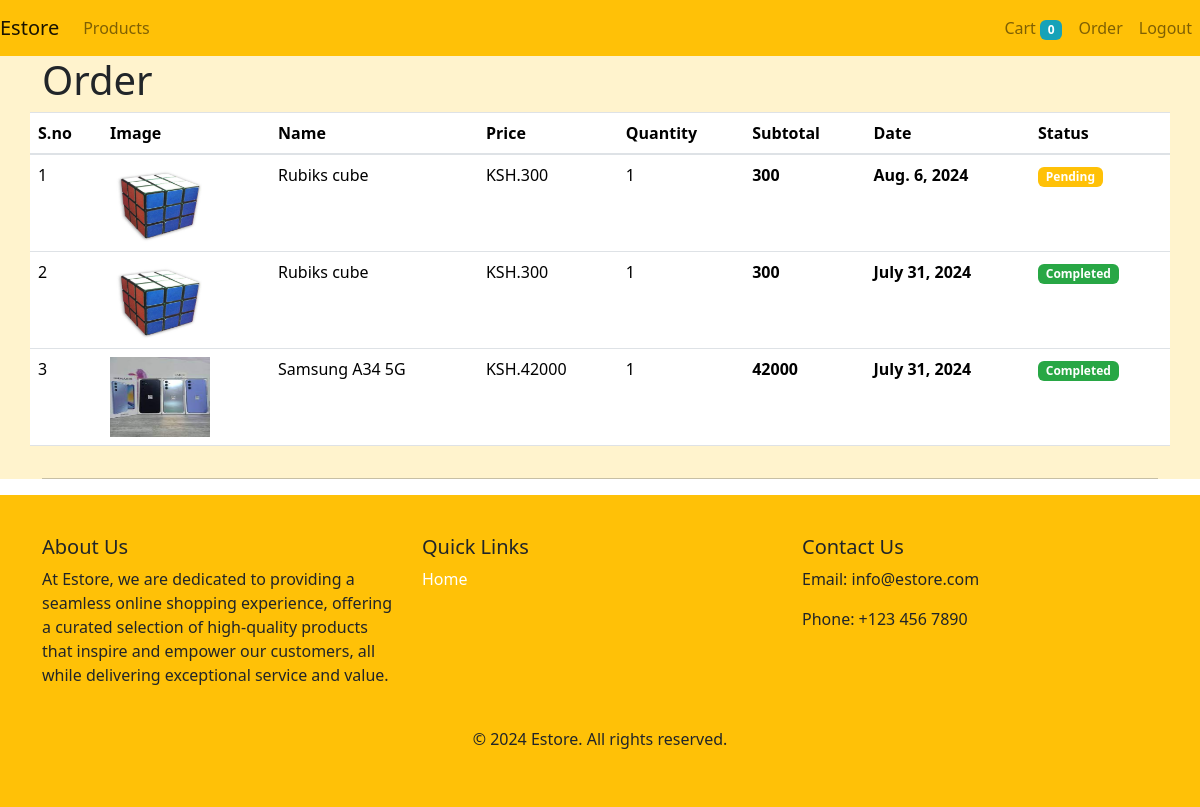
The page /order (signed in) on the database its author committed.
### store/models/order.py (models this page shows)
class Order(models.Model):
	product = models.ForeignKey(Product,on_delete=models.CASCADE)
	customer = models.ForeignKey(Customer,on_delete=models.CASCADE)
	quantity = models.IntegerField(default=1)
	price = models.IntegerField()
	date = models.DateField(default=datetime.datetime.today)
	address = models.CharField(max_length=255,blank=True)
	phone = models.CharField(max_length=15,blank=True)
	completed = models.BooleanField(default=False)
	def __str__(self):
		return self.customer.email

### store/models/product.py (models this page shows, shortened)
class Product(models.Model):
	name = models.CharField(max_length=220)
	price = models.DecimalField(max_digits=10, decimal_places=2)
	category = models.ForeignKey(Category,on_delete=models.CASCADE,default=1)
	description = models.TextField()
	image = models.ImageField(upload_to='upload/products')
	date = models.DateTimeField(auto_now_add=True)
	def __str__(self):
		return self.name

### store/middlewares/auth.py (the view)
	def middleware(request):
		returnUlr = request.META['PATH_INFO']
		if not request.session.get('customer'):
			return redirect(f'login?return_url={returnUlr}')
		return get_response(request)

### store/templatetags/cart.py (called while the page is built)
@register.filter(name="multipy")
def multipy(num,num2):
	return num*num2

### store/views/order.py (called while the page is built)
	def get(self,request):
		customer_id = request.session.get('customer')
		orders = Order.objects.filter(customer=customer_id).order_by("-date").order_by("-id")
		print(orders)
		return render(request,'order.html',{"orders":orders})

### store/templates/order.html (shortened to what this page needs)
{% extends 'base.html' %}
{% load cart %}
{% block content %}
<div class="container">
    <div class="row">
        <h1 class="font-weight-light">Order</h1>
        <table class="table table-hover">
            <thead>
                <tr>
                    <th>S.no</th>
                    <th>Image</th>
                    <th>Name</th>
                    <th>Price</th>
                    <th>Quantity</th>
                    <th>Subtotal</th>
                    <th>Date</th>
                    <th>Status</th>
                </tr>
            </thead>
            <tbody>
            	{% for order in orders %}
                <tr>
                    <td>{{ forloop.counter }}</td>
                    <td><img height="80px" width="100px" src="{{ order.product.image.url }}" alt=""></td>
                    <td>{{ order.product }}</td>
                    <td>KSH.{{ order.price }}</td>
                    <td>{{ order.quantity }}</td>
                    <th>{{ order.quantity|multipy:order.price}}</th>
                    <th>{{ order.date }}</th>
                    {% if order.completed %}
                    <th><span class="badge badge-success">Completed</span></th>
                    {% else %}
                    <th><span class="badge badge-warning">Pending</span></th>
                    {% endif %}
                </tr>
                {% endfor %}
            </tbody>
        </table>
    </div>
    <hr>
</div>
{% endblock %}

### rows shown on the page
Order: product.image (picture), product "Rubiks cube", price "300", quantity "1", quantity|multipy "300", date "Aug. 6, 2024", completed "Pending"
Order: product.image (picture), product "Rubiks cube", price "300", quantity "1", quantity|multipy "300", date "July 31, 2024", completed "Completed"
Order: product.image (picture), product "Samsung A34 5G", price "42000", quantity "1", quantity|multipy "42000", date "July 31, 2024", completed "Completed"

### other values the page prints
{{ request.session.cart.keys|length }} "0"
